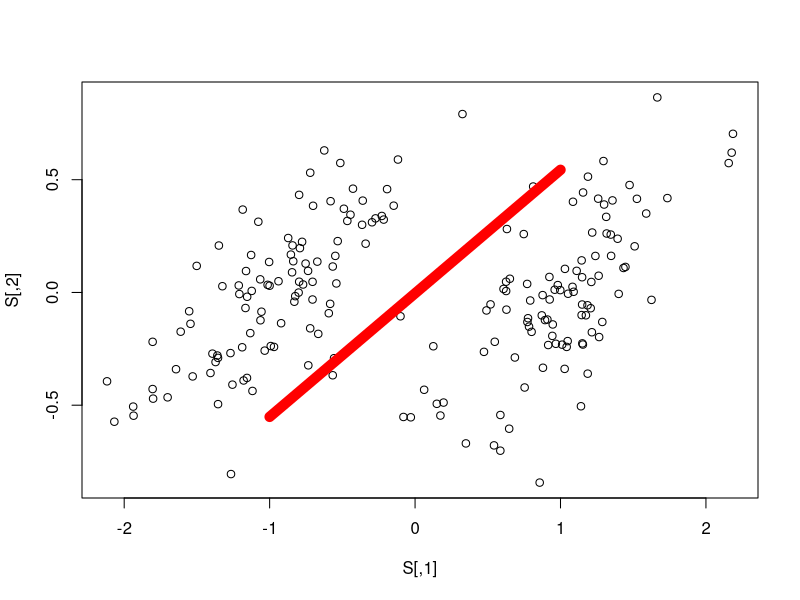
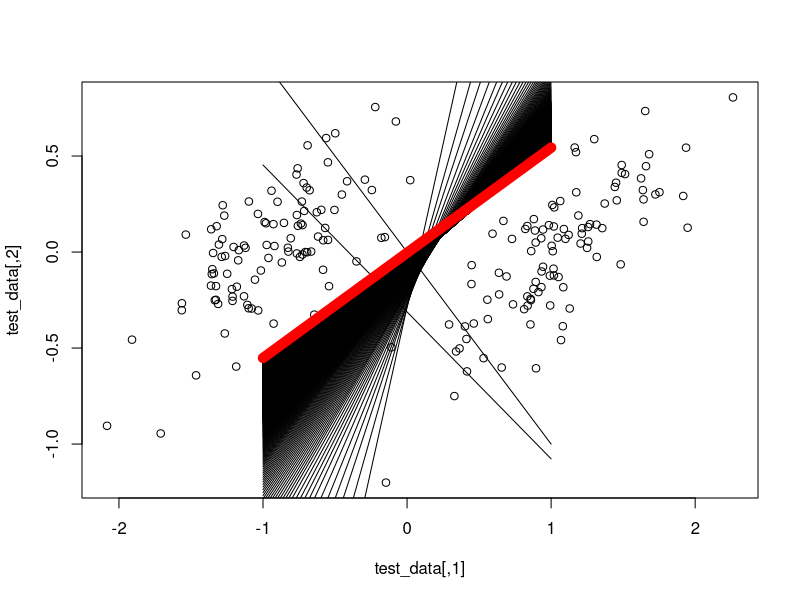
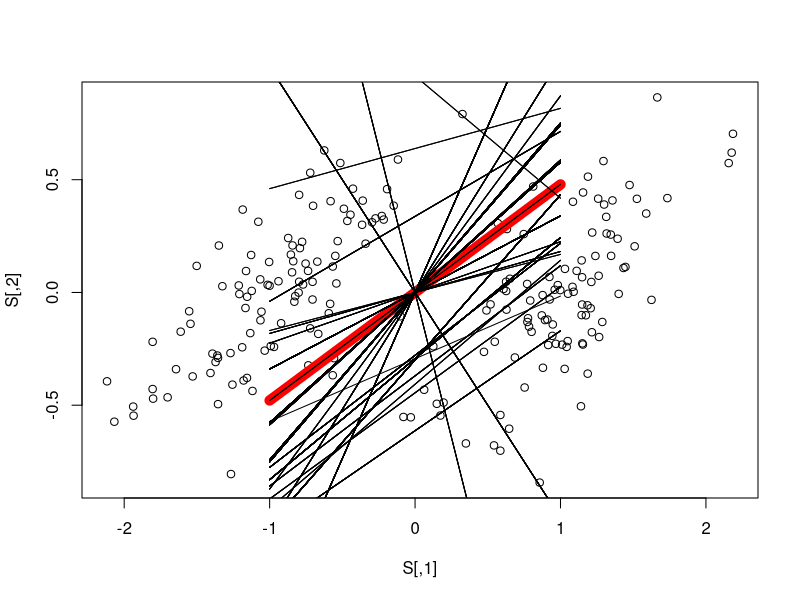

Here is the R script that generated these plots, in order:
library(MASS)
#This part generates the sample data set.
fakedata=function(w, n_sample){
  d=2
  sigma=matrix(c(0.2,0.1,0.2,0.1),2,2)
  data_set_one=mvrnorm(n_sample,c(1,0),sigma)
  data_set_two=mvrnorm(n_sample,c(-1,0),sigma)
  data_set=rbind(data_set_one,data_set_two)
  data_set=data_set[sample.int(dim(data_set)[1]),]
  ones=matrix(rep(1,2*n_sample),2*n_sample,1)
  S=cbind(data_set,ones)
  y=S%*%w
  y[y>0]=1
  y[y<0]=-1
  output=list(a=S,b=y)
  return(output)
}

#This part is to evaluate a Perceptron solution
classify=function(S,z){
  y=S%*%z
  y[y>0]=1
  y[y<0]=-1
  return(y)
}

# Count the number of different results generated by training algorithm f and the actual value y.
count=function(f,y){
  result=f-y
  result[result==2]=1
  result[result==-2]=1
  return(result)
}

#this is the batch version of Perceptron training algorithm.
perceptrain=function(S, y){
  z=matrix(c(1,-1,0),3,1)
  z_history=z
  print(z)
  cost_function=t(abs(classify(S,z)-y))%*%(S%*%z)
  k=1
  while (abs(cost_function)!=0){
    f=classify(S,z)
    z=z-(1/k)*t(t(count(f,y)*(-y))%*%S)
    class=classify(S,z)
    cost_function=t(0.5*abs(class-y))%*%(S%*%z)
    print(cost_function)
    k=k+1
    z_history=cbind(z_history,z)
  }
  output=list(a=z,b=z_history)
  return(output)
}

#This is the fixed increment single sample version of Perceptron training
simple_perceptrain=function(S, y){
  z=matrix(c(1,-1,0),3,1)
  z_history=z
  #print(z)
  cost_function=t(abs(classify(S,z)-y))%*%(S%*%z)
  i=1
  while (abs(cost_function)!=0){
    if (i==200){
      i=1
    }
    class=classify(S,z)
    if (class[i]!=y[i]){
      z=z+y[i]*S[i,]
      #i=i+1
    }

      i=i+1
      cost_function=t(0.5*abs(class-y))%*%(S%*%z)
      #print(cost_function)
      z_history=cbind(z_history,z)
    
    print(cost_function)
  }
  output=list(a=z,b=z_history)
  return(output)
}
###############################################################################################
#This part is to generate sample training data.
w=c(sample(1:0.1:2,2),0)
out=fakedata(w,100)
S=out$a
y=out$b

#This part is to implement the batch training algorithm and plot the scatter graph and the normal vector Z.

out=perceptrain(S,y)
z=out$a
z_history=out$b
plot(S)
lines(c(1,-1),c((1*z[1]-z[3])/z[2],(-1*z[1]-z[3])/z[2]),col="red",lwd=10)


#Generate test sample data to check if this algorithm is working correctly.
test=fakedata(w,100)
test_data=test$a
test_label=test$b

#I calculate the cost function based on test data and hyperplane normal vector(z), and the cost function is 0,
# which means my algorithm is working.
cost_function=t(abs(classify(test_data,z)-test_label))%*%(test_data%*%z)
plot(test_data)

#In this part, I plot the trajectory of algorithm by visualizing the Z_history.
for (col in 1:dim(z_history)[2]){
  curr_z=z_history[,col]
  lines(c(1,-1),c((1*curr_z[1]-curr_z[3])/curr_z[2],(-1*curr_z[1]-curr_z[3])/curr_z[2]))
}
lines(c(1,-1),c((1*z[1]-z[3])/z[2],(-1*z[1]-z[3])/z[2]),col="red",lwd=10)

###########################################################################################

#run the fixed increment algorithm and test its performance, which is also correct.
simple_out=simple_perceptrain(S,y)
z2=simple_out$a
z_history2=simple_out$b
cost_function2=t(abs(classify(test_data,z2)-test_label))%*%(test_data%*%z2)
plot(S)
lines(c(1,-1),c((1*z2[1]-z2[3])/z2[2],(-1*z2[1]-z2[3])/z2[2]),col="red",lwd=10)
for (col in 1:dim(z_history2)[2]){
  curr_z=z_history2[,col]
  lines(c(1,-1),c((1*curr_z[1]-curr_z[3])/curr_z[2],(-1*curr_z[1]-curr_z[3])/curr_z[2]))
}





